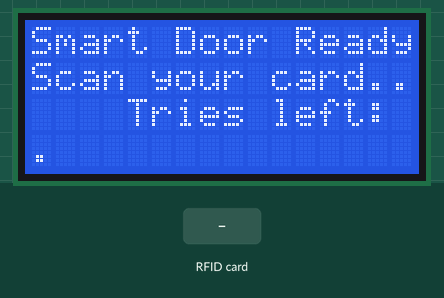
Bench run of a sketch on a simulated ESP8266 (NodeMCU). Shown: 16×4 character LCD. Inputs (shaded band) come from the test bench. WiFi joins after 1.5 s; servers stay silent unless stated; uploads are accepted with an empty reply; what the sketch prints to the serial monitor is not drawn.

Above: at 2.8 s.
2.9 s: RFID card 5E 7A 19 C4 held to the reader
At 3.6 s:
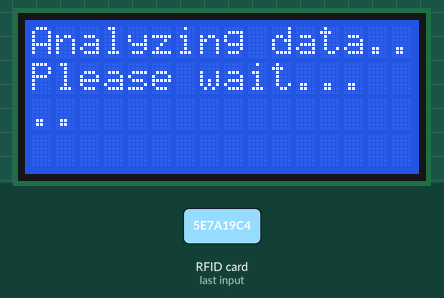
At 4.18 s:
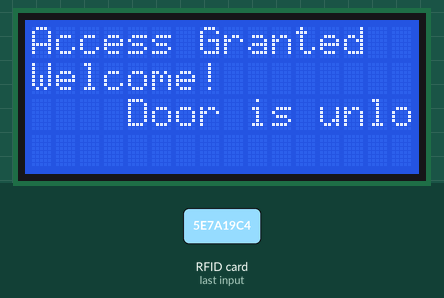
5.9 s: RFID card 6A BE 0C BF held to the reader
At 8.3 s:
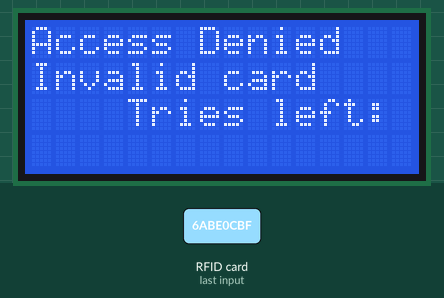
Timing chart, 0 to 9.8 s (numbered marks = the images above; inputs shaded):
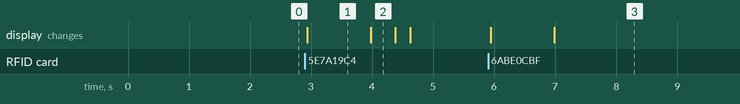

Measured:
- after the input at 2.9 s, the display: changes at once (image 1)
- after the input at 5.9 s, the display: first changes at once (image 3 shows a later state)
- what the display in image 1 shows lasts 1.1 s, from 2.9 s to 4.0 s

The sketch:

smart_rfid_sys.ino
```cpp
// this is in hope that all will workout at the end

// lcd pinout
// vcc - 3v
// gnd - g
// sda - d2
// scl - d1

// rfid pinout
// vcc - 3v
// grn - g
// rst - d3
// ssn - d4
// mosi - d7
// miso - d6
// sck - d5
// irq - none

#include <LiquidCrystal_I2C.h>
#include <MFRC522v2.h>
#include <MFRC522DriverSPI.h>
//#include <MFRC522DriverI2C.h>
#include <MFRC522DriverPinSimple.h>
#include <MFRC522Debug.h>
#include <ESP8266WiFi.h>
#include <ESP8266HTTPClient.h>

// some logic global variables
const int DOOR_MAX_ESSAYS = 3;
int DOOR_WRONG_ESSAYS = 0;
bool DOOR_CAN_SCAN = true;
bool DOOR_STATUS = false;

// this logs data to the serial monitor
void log(const char* message){
  Serial.println(message);
}

// set up the LCD and hope that all will work at the end
const int LCD_STATE_IDLE = 0;
const int LCD_STATE_SCANNED_VALID = 1;
const int LCD_STATE_SCANNED_INVALID = 2;
const int LCD_STATE_TOO_MANY_ATTEMPTS = 3;
const int LCD_STATE_DOOR_OPEN = 4;
const int LCD_STATE_BOOTING = 5;
const int LCD_STATUS_ANALYZING = 6;
const int LCD_STATE_CLOSING = 7;
int LCD_INIT_STATUS = 0;
int LCD_TRIES_LEFT = 3;
// set the LCD number of columns and rows
int lcdColumns = 16;
int lcdRows = 4;
// set LCD address, number of columns and rows
// if you don't know your display address, run an I2C scanner sketch
LiquidCrystal_I2C lcd(0x27, lcdColumns, lcdRows);

// this will init the lcd screen
void lcd_init(){
    // initialize LCD
  lcd.init();
  // turn on LCD backlight
  lcd.backlight();
}

// this will write to the screen
void lcd_write(const char* text, int lin, int col){
   // set cursor to first column, first row
  lcd.setCursor(col, lin);
  // print message
  lcd.print(text);
}

// this will update the lcd bassed on the device status
void lcd_set_state(int LCD_STATUS){
  switch(LCD_STATUS){
    case 0:
      log("idle state selected.");
      lcd.clear();
      lcd_write("Smart Door Ready", 0, 0);
      lcd_write("Scan your card...", 1, 0);
      lcd_write("Tries left:", 2, 0);
      lcd_write(String(DOOR_MAX_ESSAYS - DOOR_WRONG_ESSAYS).c_str(), 2, 12);
      LCD_INIT_STATUS = 0;

      //lcd_write((char*) LCD_TRIES_LEFT, 2, 13);
      break;
    case 1:
      // scanned valid state
      log("scanned valid state selected.");
      lcd.clear();
      lcd_write("Access Granted", 0, 0);
      lcd_write("Welcome!", 1, 0);
      lcd_write("Door is unlocking...", 2, 0);
      DOOR_WRONG_ESSAYS = 0;
      DOOR_STATUS = false;
      break;
    case 2:
      // scanned invalid state
      log("scanned invalid state selected");
      lcd.clear();
      lcd_write("Access Denied", 0, 0);
      lcd_write("Invalid card", 1, 0);
      lcd_write("Tries left:", 2, 0);
      lcd_write(String(DOOR_MAX_ESSAYS - DOOR_WRONG_ESSAYS).c_str(), 2, 12);
      //lcd_write((char*) LCD_TRIES_LEFT, 2, 13);
      break;
    case 3:
      // too many attempts
      log("too many attempts state selected");
      lcd.clear();
      lcd_write("Access Blocked!", 0, 0);
      lcd_write("Too many tries.", 1, 0);
      for (int i = 30; i > 9; i--) {
        lcd.setCursor(0, 2);
        lcd_write("Wait ", 2, 0);
        lcd_write(String(i).c_str(), 2, 5);
        lcd_write(" sec...   ", 2 , 7);  // Spaces to clear old text
        delay(1000); // wait 1 second
      }
      lcd.clear();
      lcd_write("Access Blocked!", 0, 0);
      lcd_write("Too many tries.", 1, 0);
      for (int i = 9; i > 0; i--) {
        lcd.setCursor(0, 2);
        lcd_write("Wait ", 2, 0);
        lcd_write(String(i).c_str(), 2, 5);
        lcd_write(" sec...   ", 2 , 6);  // Spaces to clear old text
        delay(1000); // wait 1 second
      }
      DOOR_WRONG_ESSAYS = 0;
      break;
    case 4:
      // door open
      log("door open state selected");
      lcd.clear();
      lcd_write("Door Open", 0, 0);
      lcd_write("use it while you can!", 1, 0);

      break;
    case 5:
      // device booting state
      lcd.clear();
      lcd_write("Initializing....", 0, 0);
      lcd_write("Please wait...", 1, 0);
      break;
    case 6:
      // device booting state
      lcd.clear();
      lcd_write("Analyzing data....", 0, 0);
      lcd_write("Please wait...", 1, 0);
      break;
    case 7:
      lcd_write("Door Closing", 0, 0);
      lcd_write("empty the way!", 1, 0);
      for (int i = 5; i > 0; i--) {
        lcd.setCursor(0, 2);
        lcd_write("Door closing in ", 2, 0);
        lcd_write(String(i).c_str(), 2, 15);
        lcd_write(" sec...   ", 2 , 6);
      }
      DOOR_STATUS = true;
      break;
    default:
      log("nothing selected as a state.");
  }
}


// set up the rfid stuff

// Define the pin for SS (SDA) and RST
#define SS_PIN   D4  // SDA / SS pin (GPIO2)
#define RST_PIN  D3  // Reset pin (GPIO0)

// define the uid string
String RFID_UID = "";
bool RFID_IS_SCANNED = false;
String RFID_UID_VALID = "6abe0cbf";

// Define SPI driver with pin configuration
MFRC522DriverPinSimple ss_pin(SS_PIN);
MFRC522DriverSPI driver{ss_pin}; // SPI driver
MFRC522 mfrc522{driver};         // Create MFRC522 instance


void rfid_init(){
  mfrc522.PCD_Init();    // Init MFRC522 board
  MFRC522Debug::PCD_DumpVersionToSerial(mfrc522, Serial);	// Show details of PCD - MFRC522 Card Reader details.
}

void rfid_read(){
  // Reset the loop if no new card present on the sensor/reader
  if (!mfrc522.PICC_IsNewCardPresent()) {
    return;
  }

  // Select one of the cards
  if (!mfrc522.PICC_ReadCardSerial()) {
    return;
  }

  // set the lcd screen to analyzing data
  lcd_set_state(LCD_STATUS_ANALYZING);
  // Save the UID on a String variable
  for (byte i = 0; i < mfrc522.uid.size; i++) {
    if (mfrc522.uid.uidByte[i] < 0x10) {
      RFID_UID += "0";
    }
    RFID_UID += String(mfrc522.uid.uidByte[i], HEX);
  }

  log(RFID_UID.c_str());

  RFID_IS_SCANNED = true;

  delay(1000);  // Wait for 2 seconds before next card read
}

bool rfid_check(){
  if(!RFID_UID_VALID.compareTo(RFID_UID)){
    DOOR_WRONG_ESSAYS++;
    return false;
  }
  return true;
}

void rfid_uid_clear(){
  RFID_UID.clear();
}


// this is the servo stuff


const char* ssid = "6716";
const char* password = "qwerty12345";

void connect_wifi(){
  WiFi.begin(ssid, password);
  Serial.print("Connecting to WiFi...");
  while (WiFi.status() != WL_CONNECTED) {
    delay(500);
    Serial.print(".");
  }
  Serial.println("\nConnected to WiFi");
  Serial.println(WiFi.localIP());
}

void put_door_status(){
  if (WiFi.status() == WL_CONNECTED) {
    HTTPClient http;
    String url;
    // You have same value for both states in your code - maybe that's a bug?
    if(DOOR_STATUS){
      url = "http://13.61.16.167/door/doorState/set?val=true";
    }else{
      url = "http://13.61.16.167/door/doorState/set?val=false";
    }

    WiFiClient client;
    http.begin(client, url);
    int httpResponseCode = http.GET();

    if (httpResponseCode > 0) {
      String response = http.getString();
      Serial.println("PUT Response:");
      Serial.println(response);
    } else {
      Serial.print("PUT Error: ");
      Serial.println(httpResponseCode);
    }

    http.end();
  } else {
    Serial.println("WiFi not connected for PUT");
  }
}

void setup(){
  // init the serial for debuging
  Serial.begin(115200);
  // init the lcd and set the idle state
  lcd_init();
  //lcd_set_state(LCD_STATUS);
  // init the RFID
  rfid_init();
  // init the servo
  //servo_init();
  // set the init screen text
  lcd_set_state(LCD_STATE_BOOTING);
  lcd_set_state(LCD_STATE_IDLE);

  connect_wifi();

}


void loop(){
  // Check if the card is scanned every time loop() runs
  if (LCD_INIT_STATUS)
    lcd_set_state(LCD_STATE_IDLE);

  if (!RFID_IS_SCANNED) {
    rfid_read();  // Scan the card without blocking
  }
  // If card is scanned, process the UID
  if (RFID_IS_SCANNED) {
    if(rfid_check()){  // Check if the scanned card is valid or invalid
      lcd_set_state(LCD_STATE_SCANNED_VALID);
      DOOR_STATUS = true;
      put_door_status();
      lcd_set_state(LCD_STATE_DOOR_OPEN);
      RFID_IS_SCANNED = true;
      while(true){
        Serial.print("scanning");
        if (!RFID_IS_SCANNED) {
          rfid_read();  // Scan the card without blocking
        }
        if (RFID_IS_SCANNED) {
          if(rfid_check()){  // Check if the scanned card is valid or invalid
            lcd_set_state(LCD_STATE_CLOSING);
            put_door_status();
            break;
          }
        }
      }
    }else {
      if(DOOR_WRONG_ESSAYS == DOOR_MAX_ESSAYS){
        lcd_set_state(LCD_STATE_TOO_MANY_ATTEMPTS);
      } else {
        lcd_set_state(LCD_STATE_SCANNED_INVALID);
        delay(3000);
      }

    }
    RFID_IS_SCANNED = false;  // Reset the scanned flag for next scan
    rfid_uid_clear();
    LCD_INIT_STATUS = 1;
  }
}
```
